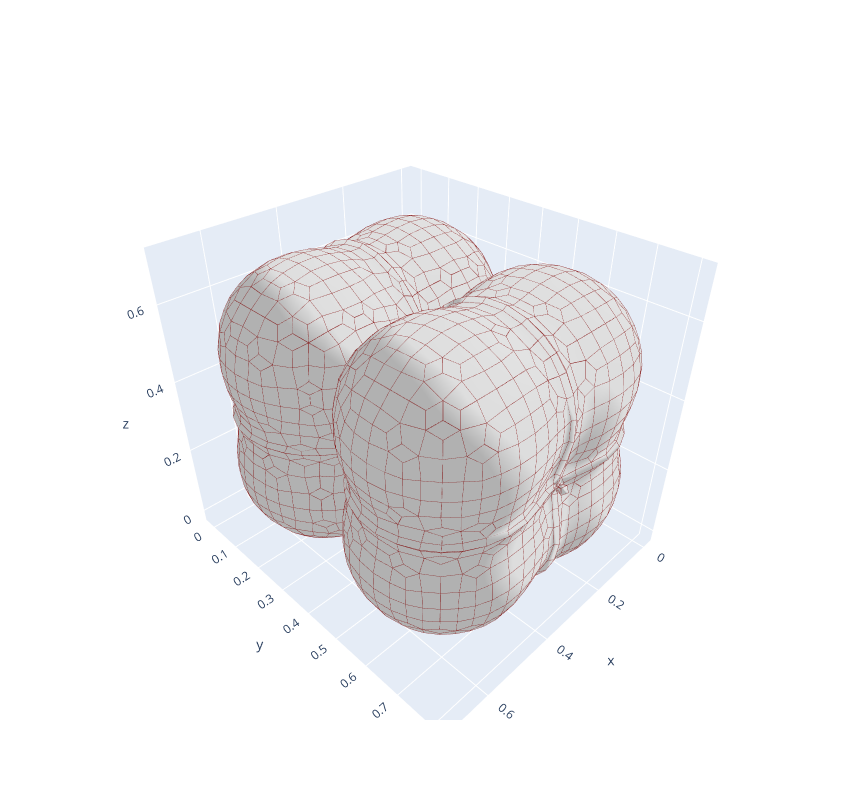

The notebook cell this image was saved under:
### Markdown cell above
### Part 3: play with Blobs
Finally, when you see the blobby cube, try tweaking it to model something different.

### Code cell
cntrs = [array([0.4,0.4,0.4]) + array([0.2*p[0],0.2*p[1],0.2*p[2]]) for p in np.ndindex((2,2,2))] # rounded cube
cntrs_1 = [array([0.2,0.2,0.2]) + array([0.4*p[0],0.4*p[1],0.4*p[2]]) for p in np.ndindex((2, 2, 2))] # 8 spheres in a cube
cntrs_2 = [array([0.2, 0.2, 0.2]) + array([0.3*p[0],0.4*p[1],0.3*p[2]]) for p in np.ndindex((2, 2, 2))] # 8 spheres in a cube
vol = Blobs(cntrs_2)
xform = XForm([0,0,0],[1,1,1],[32,32,32])
m = polygonize_volume(vol, xform, 0.35)
hmesh.flip_orientation(m)
jd.display(m)

### Figure 1 — Plotly figure (JSON) as saved in the notebook; plotly's stock layout.template omitted (floating-point values rounded to 4 significant figures; data arrays with more than 128 entries replaced by an {"elided": "..."} marker saying what was removed)
{"data": [{"color": "#dddddd", "flatshading": false, "i": {"elided": "5896 int values"}, "j": {"elided": "5896 int values"}, "k": {"elided": "5896 int values"}, "type": "mesh3d", "x": {"elided": "2952 float values"}, "y": {"elided": "2952 float values"}, "z": {"elided": "2952 float values"}}, {"hoverinfo": "none", "line": {"color": "rgb(125,0,0)", "width": 1}, "mode": "lines", "type": "scatter3d", "x": {"elided": "17688 float values"}, "y": {"elided": "17688 float values"}, "z": {"elided": "17688 float values"}}], "layout": {"height": 800, "scene": {"aspectmode": "data"}, "width": 850}}
